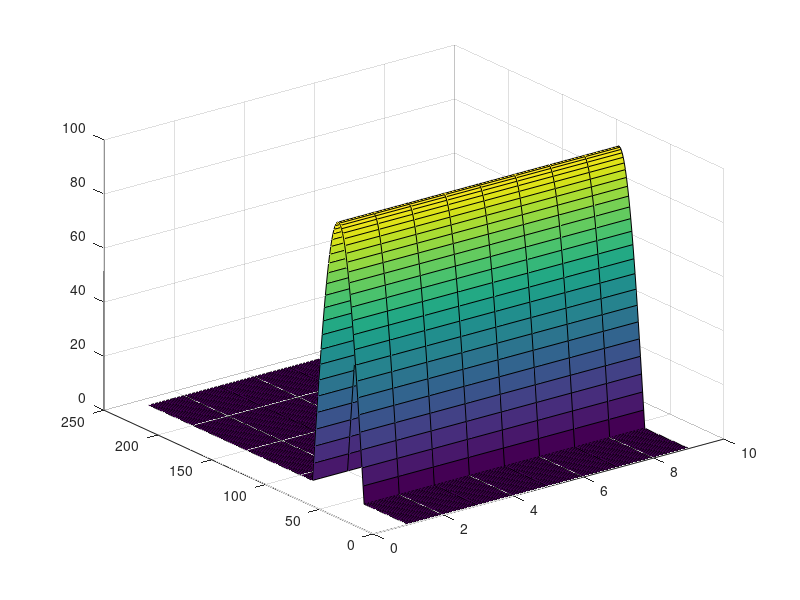

Write MATLAB code to recreate this figure. (Note: this script raises an error after producing the figure.)
function Output = PinST_explicit_driver()
%% Parameters
h = 1.25;
dt = 1;
Max = 300;
x = 0:h:Max;
l = length(x);
N = 128;
Y = zeros(1, l);
for i = 1:length(x)
    if x(i) >= 50 && x(i) <= 110
        Y(i) = 100*sin(pi*(x(i)-50)/60);
    end
end
fc_ratio = 2;
level = 3;
num_processors = 8;
tol = 0.2;
Y = repmat(Y,1,num_processors + 1);

figure;
Z = reshape(Y, l, num_processors + 1);
surf(Z)
pause(0.5);

%% Initialization
Y = PinST_initialization(Y, h, dt, N, num_processors, fc_ratio, level);
Z = reshape(Y, l, num_processors + 1);
surf(Z)
pause(0.5);

%% Parallel update by explicit PinST
last_time_step = Z(:, num_processors + 1);
iter_num = num_processors + 1;
for i = level - 1 : -1 : 0
    for j = 1:iter_num
        Y = PinST_relaxation(Y, h, dt, N, fc_ratio, i, level, num_processors);
        Z = reshape(Y, l, num_processors + 1);
        this_time_step = Z(:, num_processors + 1);
        error = sum(abs(last_time_step - this_time_step)) / l;
        disp(strcat("error = ", num2str(error)));
        if error < tol
            disp(strcat("In level ", int2str(i), ", iteration number is ", int2str(j)));
            break;
        end
        last_time_step = this_time_step;
        surf(Z)
        pause(0.5);
    end
end

%% Plot result comparison
% Plot exact result
figure;
A = zeros(1, l);
for i = 1:length(x)
    if x(i) >= 50+N && x(i) <= 110+N
        A(i) = 100*sin(pi*(x(i)-50-N)/60);
    end
end
plot(x, A, "LineWidth", 2);
hold on

% Plot Lax-Wendroff result
B = zeros(1, l);
for i = 1:length(x)
    if x(i) >= 50 && x(i) <= 110
        B(i) = 100*sin(pi*(x(i)-50)/60);
    end
end
for i = 1:N
    B = Lax_Wendroff(B, h, dt);
end
plot(x, B, "LineWidth", 2);

% Plot explicit PinST result
plot(x, Z(:, num_processors + 1), "LineWidth", 2);

title(strcat("PinST result (tol = ", num2str(tol), ")"), "FontSize", 20);
legend("exact", "Lax-Wendroff", "explicit PinST", "Location", "northwest", "FontSize", 15);

%% Output last result
Output = Z(:,num_processors + 1)';

end